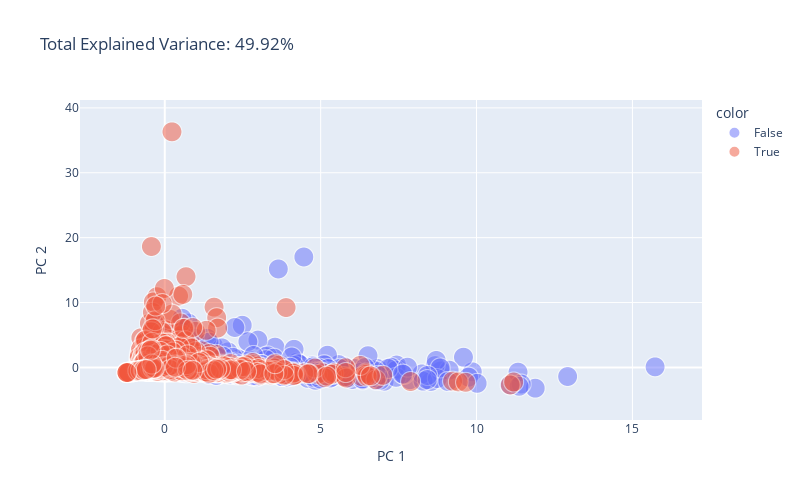

Notebook source saved alongside this figure:
### Code cell
import plotly.express as px
fig = px.scatter(
    components, x=0, y=1,color = label, size=0.1*np.ones(len(data[num_features])), opacity = 0.5,
    title=f'Total Explained Variance: {total_var:.2f}%',
    labels={'0': 'PC 1', '1': 'PC 2'},
    width=800, height=500
)
fig.show()

### Figure 1 — Plotly figure (JSON) as saved in the notebook; plotly's stock layout.template omitted (floating-point values rounded to 4 significant figures; data arrays with more than 128 entries replaced by an {"elided": "..."} marker saying what was removed)
{"data": [{"hovertemplate": "color=False<br>PC 1=%{x}<br>PC 2=%{y}<br>size=%{marker.size}<extra></extra>", "legendgroup": "False", "marker": {"color": "#636efa", "opacity": 0.5, "size": {"elided": "4315 float values"}, "sizemode": "area", "sizeref": 0.00025, "symbol": "circle"}, "mode": "markers", "name": "False", "showlegend": true, "type": "scattergl", "x": {"elided": "4315 float values"}, "xaxis": "x", "y": {"elided": "4315 float values"}, "yaxis": "y"}, {"hovertemplate": "color=True<br>PC 1=%{x}<br>PC 2=%{y}<br>size=%{marker.size}<extra></extra>", "legendgroup": "True", "marker": {"color": "#EF553B", "opacity": 0.5, "size": {"elided": "4378 float values"}, "sizemode": "area", "sizeref": 0.00025, "symbol": "circle"}, "mode": "markers", "name": "True", "showlegend": true, "type": "scattergl", "x": {"elided": "4378 float values"}, "xaxis": "x", "y": {"elided": "4378 float values"}, "yaxis": "y"}], "layout": {"height": 500, "legend": {"itemsizing": "constant", "title": {"text": "color"}, "tracegroupgap": 0}, "title": {"text": "Total Explained Variance: 49.92%"}, "width": 800, "xaxis": {"anchor": "y", "domain": [0, 1], "title": {"text": "PC 1"}}, "yaxis": {"anchor": "x", "domain": [0, 1], "title": {"text": "PC 2"}}}}
